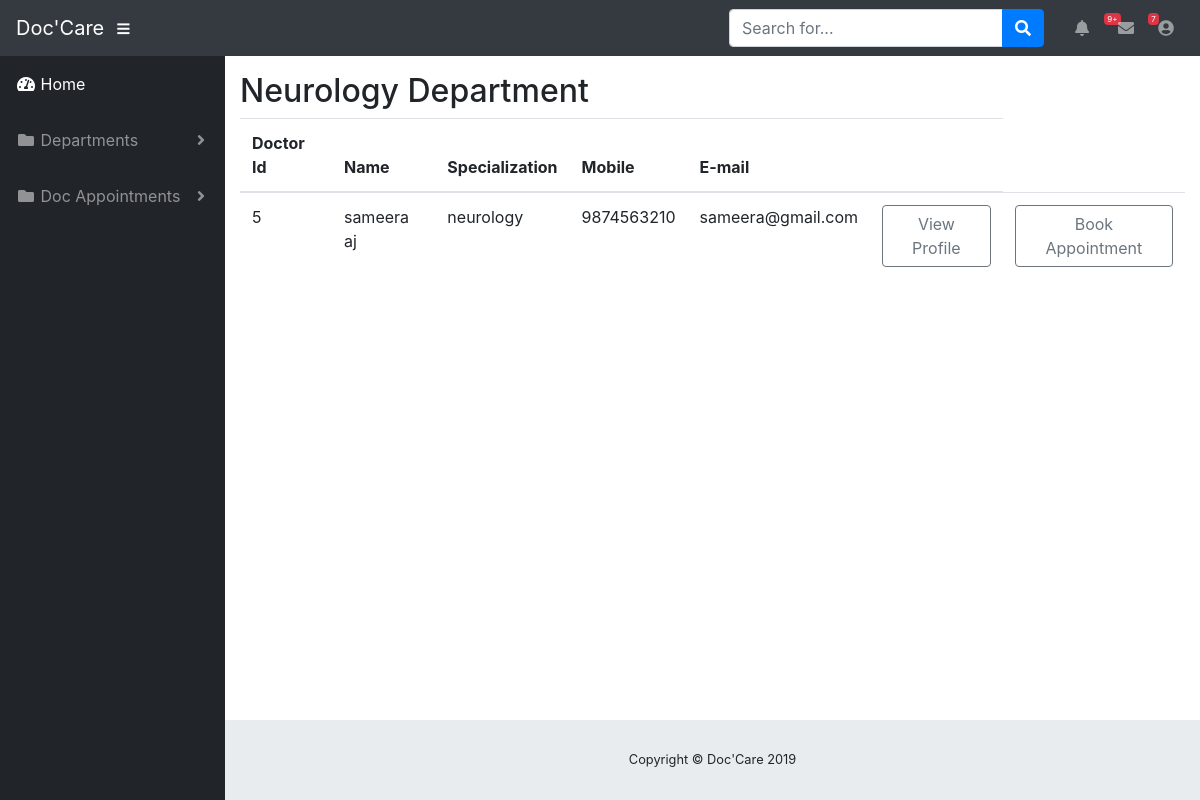
/patient_neurology.php?id=neurology, run on the app's committed database.
### tables this page shows
CREATE TABLE `doctor_registration` (
  `doctor_id` int(11) NOT NULL,
  `doctor_name` varchar(50) NOT NULL,
  `email` varchar(50) NOT NULL,
  `mobile` bigint(20) NOT NULL,
  `id_card_number` varchar(50) NOT NULL,
  `qualification` varchar(50) NOT NULL,
  `experience` varchar(50) NOT NULL,
  `specialization` varchar(50) NOT NULL,
  `pmc_certificate_no` varchar(50) NOT NULL,
  `clinic_address_line1` varchar(200) NOT NULL,
  `country` varchar(50) NOT NULL,
  `state` varchar(50) NOT NULL,
  `city` varchar(50) NOT NULL,
  `pincode` varchar(50) NOT NULL,
  `time_from` varchar(10) NOT NULL,
  `time_to` varchar(10) NOT NULL,
  `username` varchar(50) NOT NULL,
  `password` varchar(50) NOT NULL,
  `status` varchar(50) NOT NULL DEFAULT 'pending'
);

### patient_neurology.php (the view)
<?php include('patient_header.php');?>
<table class="container-fluid table">
      <thead>
      <h2>Neurology Department</h2>
         <tr>
             <th>Doctor Id</th>
             <th>Name</th>
             <th>Specialization</th>
             <th>Mobile</th>
             <th>E-mail</th>
             <th></th>
         </tr>
    </thead>
    <tbody>
<?php
include('connection.php');
$var = $_GET['id'];
$sql = "select * from doctor_registration where specialization='".$var."'";
$result = mysqli_query($conn,$sql);
while($row = mysqli_fetch_assoc($result))
{
    ?>
<tr>
<td><?php echo $row['doctor_id']; ?></td>
<td><?php echo $row['doctor_name']; ?></td>
<td><?php echo $row['specialization']; ?></td>
<td><?php echo $row['mobile']; ?></td>
<td><?php echo $row['email']; ?></td>
<td><a href="patient_doc_profile.php?id=<?php echo $row['doctor_id']; ?>" class="btn btn-outline-secondary  btn-arrow-right" role="button">View Profile</a></td></td>
<td><a href="patient_book_appointment.php?id=<?php echo $row['doctor_id']; ?>" class="btn btn-outline-secondary  btn-arrow-right" role="button">Book Appointment</a></td></td>
</tr>
        <?php
					  }
                      ?>
                      </tbody>
  </table>
<?php include('dashboard_footer.php');?>

### data on the page
doctor_registration: doctor_id "5", doctor_name "sameera aj", specialization "neurology", mobile "9874563210", email "sameera@gmail.com"
